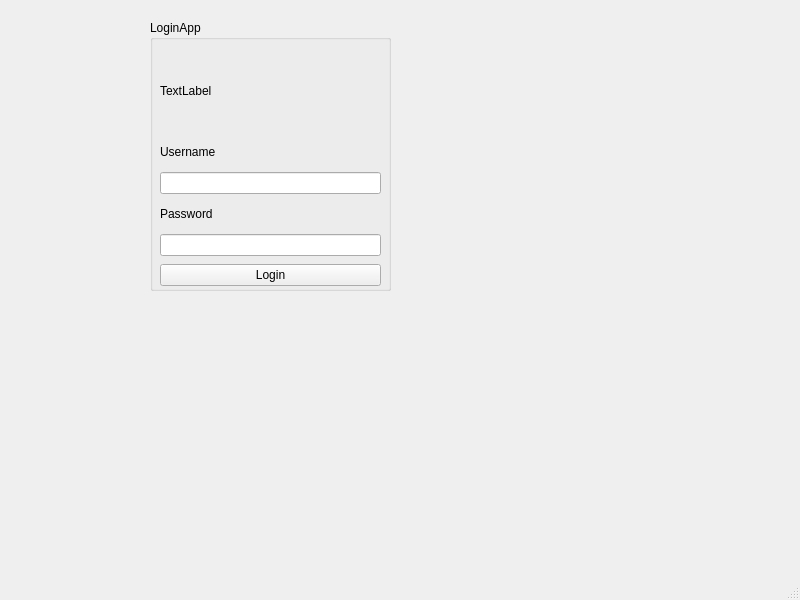
<?xml version="1.0" encoding="UTF-8"?>
<ui version="4.0">
 <class>MainWindow</class>
 <widget class="QMainWindow" name="MainWindow">
  <property name="geometry">
   <rect>
    <x>0</x>
    <y>0</y>
    <width>800</width>
    <height>600</height>
   </rect>
  </property>
  <property name="windowTitle">
   <string>MainWindow</string>
  </property>
  <widget class="QWidget" name="centralwidget">
   <widget class="QGroupBox" name="groupBox">
    <property name="geometry">
     <rect>
      <x>150</x>
      <y>20</y>
      <width>241</width>
      <height>271</height>
     </rect>
    </property>
    <property name="title">
     <string>LoginApp</string>
    </property>
    <widget class="QWidget" name="verticalLayoutWidget">
     <property name="geometry">
      <rect>
       <x>10</x>
       <y>120</y>
       <width>221</width>
       <height>146</height>
      </rect>
     </property>
     <layout class="QVBoxLayout" name="verticalLayout">
      <property name="spacing">
       <number>8</number>
      </property>
      <item>
       <widget class="QLabel" name="label">
        <property name="text">
         <string>Username</string>
        </property>
       </widget>
      </item>
      <item>
       <widget class="QLineEdit" name="lineEdit_user">
        <property name="sizePolicy">
         <sizepolicy hsizetype="Preferred" vsizetype="Fixed">
          <horstretch>0</horstretch>
          <verstretch>0</verstretch>
         </sizepolicy>
        </property>
       </widget>
      </item>
      <item>
       <widget class="QLabel" name="label_2">
        <property name="text">
         <string>Password</string>
        </property>
       </widget>
      </item>
      <item>
       <widget class="QLineEdit" name="lineEdit_pass">
        <property name="sizePolicy">
         <sizepolicy hsizetype="Preferred" vsizetype="Fixed">
          <horstretch>0</horstretch>
          <verstretch>0</verstretch>
         </sizepolicy>
        </property>
        <property name="echoMode">
         <enum>QLineEdit::PasswordEchoOnEdit</enum>
        </property>
       </widget>
      </item>
      <item>
       <widget class="QPushButton" name="pushButton_2">
        <property name="sizePolicy">
         <sizepolicy hsizetype="Preferred" vsizetype="Fixed">
          <horstretch>0</horstretch>
          <verstretch>0</verstretch>
         </sizepolicy>
        </property>
        <property name="text">
         <string>Login</string>
        </property>
       </widget>
      </item>
     </layout>
    </widget>
    <widget class="QLabel" name="pixlabel">
     <property name="geometry">
      <rect>
       <x>10</x>
       <y>30</y>
       <width>211</width>
       <height>81</height>
      </rect>
     </property>
     <property name="text">
      <string>TextLabel</string>
     </property>
    </widget>
   </widget>
  </widget>
  <widget class="QMenuBar" name="menubar">
   <property name="geometry">
    <rect>
     <x>0</x>
     <y>0</y>
     <width>800</width>
     <height>21</height>
    </rect>
   </property>
  </widget>
  <widget class="QStatusBar" name="statusbar"/>
 </widget>
 <resources/>
 <connections/>
</ui>
